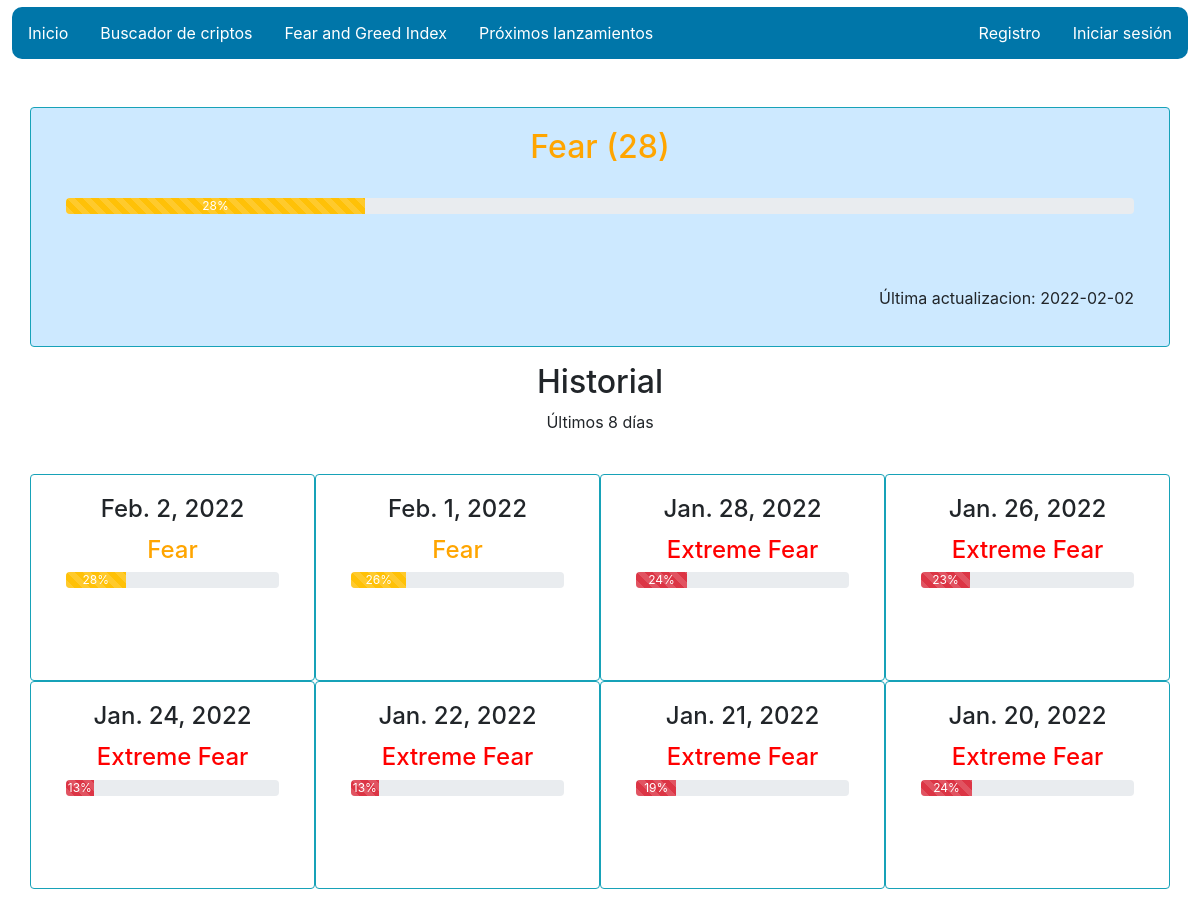
/fear_greed/, run on the app's committed database.
### main/models.py (models this page shows, shortened)
class FearGreed(models.Model):
    date = models.DateField(auto_now_add=True)
    index = models.IntegerField(default=0)
    name= models.CharField(max_length=50)

### main/views.py (the view)
# urls.py: path('fear_greed/', views.fear_and_greed),
def fear_and_greed(request):
    today = datetime.today().strftime('%Y-%m-%d')
    history = FearGreed.objects.all().order_by('-date')[:8]
    fear_greed= history[0]
    return render(request, 'fear_and_greed.html', {'data':(fear_greed.name,fear_greed.index, today),'historial':history})

### main/templates/fear_and_greed.html (shortened to what this page needs)
{% extends 'menu.html' %}
{% block contenido %}
	<center>
        <dl class="uk-description-list-line">
            <div class="container">
                <div class="row">
                    <div class="col-sm-12 card text-center border-info" style="background-color: #CDE9FF">
                        <div class="card-body">
                            {% if data.0 == "Extreme Fear" %}
                                <dt><h2 style="color:red;">{{data.0}} ({{data.1}})</h2></dt>
                                <br />
                                <div class="progress">
                                    <div class="progress-bar progress-bar-striped bg-danger progress-bar-animated" role="progressbar" style="width: {{data.1}}%" aria-valuenow="" aria-valuemin="0" aria-valuemax="100">{{data.1}}%</div>
                                </div>
                            {% elif data.0 == "Fear" %}
                                <dt><h2 style="color:orange;">{{data.0}} ({{data.1}})</h2></dt>
                                <br />
                                <div class="progress">
                                    <div class="progress-bar progress-bar-striped bg-warning progress-bar-animated" role="progressbar" style="width: {{data.1}}%" aria-valuenow="" aria-valuemin="0" aria-valuemax="100">{{data.1}}%</div>
                                </div>
                            {% elif data.0 == "Greed" %}
                                <dt><h2 style="color:#7CEE0A;">{{data.0}} ({{data.1}})</h2></dt>
                                <br />
                                <div class="progress">
                                    <div class="progress-bar progress-bar-striped bg-warning progress-bar-animated" role="progressbar" style="width: {{data.1}}%" aria-valuenow="" aria-valuemin="0" aria-valuemax="100">{{data.1}}%</div>
                                </div>
                            {% else %}
                                <dt><h2 style="color:green;">{{data.0}} ({{data.1}})</h2></dt>
                                <br />
                                <div class="progress">
                                    <div class="progress-bar progress-bar-striped bg-success progress-bar-animated" role="progressbar" style="width: {{data.1}}%" aria-valuenow="" aria-valuemin="0" aria-valuemax="100">{{data.1}}%</div>
                                </div>
                            {%endif%}
                            <br><br><br>
                            <p class="align-self-end r">Última actualizacion: {{data.2}}</p>
                        </div>
                    </div>
                </div>
            </div>
        </dl>
        <h2 class="uk-heading-line uk-text-center">Historial</h2>
        <p class="text-center">Últimos 8 días</p><br>
	</center>
    <dl class="uk-description-list-line">
        <div class="container">
            <div class="row">
            {% for row in historial %}
                <div class="col-sm-3 card text-center border-info">
                    <div class="card-body">
                        <h4 class="card-title">{{row.date}}</h4>
                        {% if row.name == "Extreme Fear" %}
                            <dt><h4 style="color:red;">{{row.name}}</h4></dt>
                            <div class="progress">
                                <div class="progress-bar progress-bar-striped bg-danger progress-bar-animated" role="progressbar" style="width: {{row.index}}%" aria-valuenow="" aria-valuemin="0" aria-valuemax="100">{{row.index}}%</div>
                            </div>
                        {% elif row.name == "Fear" %}
                            <dt><h4 style="color:orange;">{{row.name}}</h4></dt>
                            <div class="progress">
                                <div class="progress-bar progress-bar-striped bg-warning progress-bar-animated" role="progressbar" style="width: {{row.index}}%" aria-valuenow="" aria-valuemin="0" aria-valuemax="100">{{row.index}}%</div>
                            </div>
                        {% elif row.name == "Greed" %}
                            <dt><h4 style="color:#7CEE0A;">{{row.name}}</h4></dt>
                            <div class="progress">
                                <div class="progress-bar progress-bar-striped bg-warning progress-bar-animated" role="progressbar" style="width: {{row.index}}%" aria-valuenow="" aria-valuemin="0" aria-valuemax="100">{{row.index}}%</div>
                            </div>
                        {% else %}
                            <dt><h4 style="color:green;">{{row.name}}</h4></dt>
                            <div class="progress">
                                <div class="progress-bar progress-bar-striped bg-success progress-bar-animated" role="progressbar" style="width: {{row.index}}%" aria-valuenow="" aria-valuemin="0" aria-valuemax="100">{{row.index}}%</div>
                            </div>
                        {%endif%}<br><br><br>
                    </div>
                </div>
                {% endfor %}
            </div>
        </div>
    </dl>
{% endblock %}

### main/templates/menu.html (shortened to what this page needs)
  {% load staticfiles %}
  <link rel="stylesheet" href="https://stackpath.bootstrapcdn.com/bootstrap/4.3.1/css/bootstrap.min.css">
  <center>
    <nav class="">
      <ul class="ul">
        <li class="l"><a href="http://127.0.0.1:8000">Inicio</a></li>
        <li class="l"><a href="http://127.0.0.1:8000/search_desc/">Buscador de criptos</a></li>
        <li class="l"><a href="http://127.0.0.1:8000/fear_greed/">Fear and Greed Index</a></li>
        <li class="l"><a href="http://127.0.0.1:8000/upcoming_icos/">Próximos lanzamientos</a></li>
        {%if user.is_authenticated %}
          <li class="l"><a href="http://127.0.0.1:8000/favs/">Favoritos</a></li>
          <li class="r"><a href="http://127.0.0.1:8000/logout/">Cerrar sesión</a></li>
        {% else %}
          <li class="r"><a href="http://127.0.0.1:8000/login/">Iniciar sesión</a></li>
          <li class="r"><a href="http://127.0.0.1:8000/signup/">Registro</a></li>
        {% endif %}
      </ul>
    </nav>
  </center>
{% block contenido %}
{% endblock %}

### main/templates/menu.html (style rules this page uses)
.ul { list-style-type: none; margin: 0; padding: 0; overflow: hidden; background-color: #0076A9; border-radius: 10px; }
nav { margin-top:7px; width: 98%; }
.l { float: left; }
.r { float: right; }
li a { display: block; color: white; text-align: center; padding: 14px 16px; text-decoration: none; }

### data on the page
FearGreed: name "Fear", date "Feb. 2, 2022", index "28"
FearGreed: date "Feb. 1, 2022", name "Fear", index "26"
FearGreed: date "Jan. 28, 2022", name "Extreme Fear", index "24"
FearGreed: date "Jan. 26, 2022", name "Extreme Fear", index "23"
FearGreed: date "Jan. 24, 2022", name "Extreme Fear", index "13"
FearGreed: date "Jan. 22, 2022", name "Extreme Fear", index "13"
FearGreed: date "Jan. 21, 2022", name "Extreme Fear", index "19"
FearGreed: date "Jan. 20, 2022", name "Extreme Fear", index "24"
